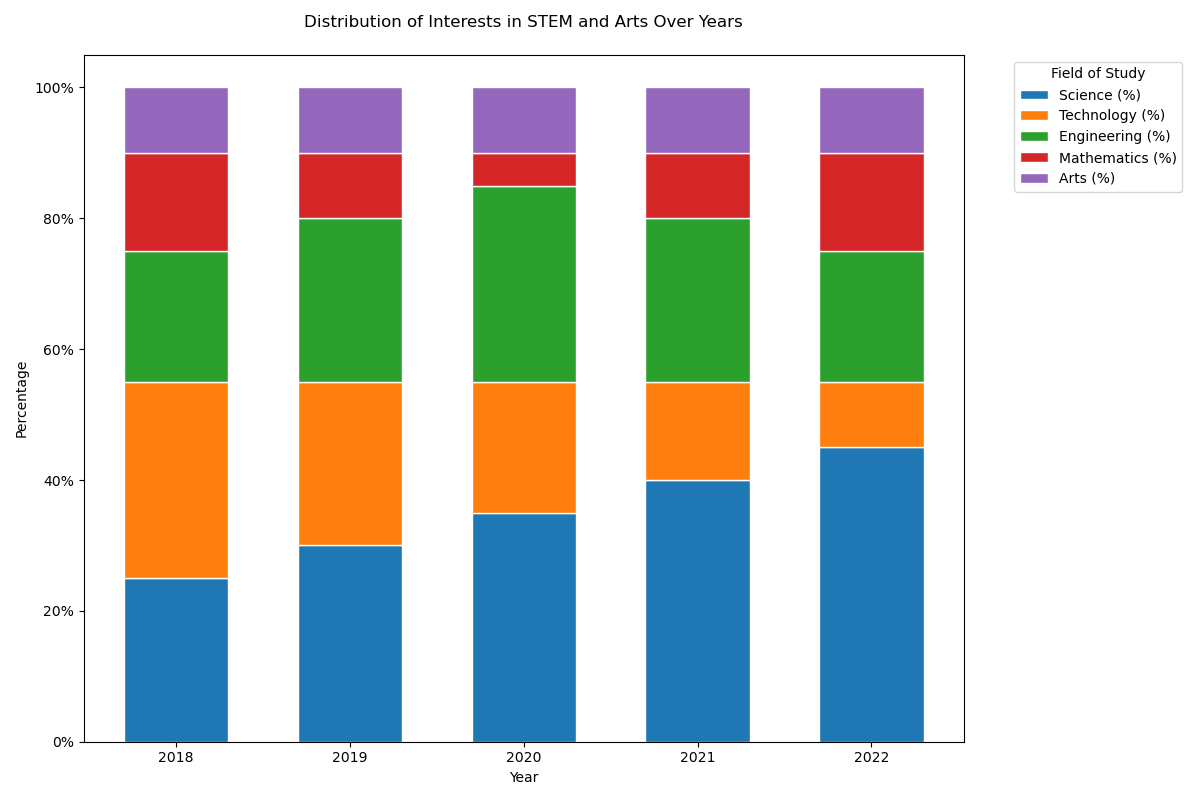

Here is the Python script that generated this plot:

import matplotlib.pyplot as plt
import pandas as pd

# Given data
data = [
    {'Year': 2018, 'Science (%)': 25, 'Technology (%)': 30, 'Engineering (%)': 20, 'Mathematics (%)': 15, 'Arts (%)': 10},
    {'Year': 2019, 'Science (%)': 30, 'Technology (%)': 25, 'Engineering (%)': 25, 'Mathematics (%)': 10, 'Arts (%)': 10},
    {'Year': 2020, 'Science (%)': 35, 'Technology (%)': 20, 'Engineering (%)': 30, 'Mathematics (%)': 5, 'Arts (%)': 10},
    {'Year': 2021, 'Science (%)': 40, 'Technology (%)': 15, 'Engineering (%)': 25, 'Mathematics (%)': 10, 'Arts (%)': 10},
    {'Year': 2022, 'Science (%)': 45, 'Technology (%)': 10, 'Engineering (%)': 20, 'Mathematics (%)': 15, 'Arts (%)': 10}
]

# Convert the dictionary list to a DataFrame
df = pd.DataFrame(data)

# Set the index to 'Year'
df.set_index('Year', inplace=True)

# Calculate the cumulative sum of the percentages to stack them correctly
cumulative_values = df.cumsum(axis=1)

# Create the 100% stacked bar chart using matplotlib
colors = ['#1f77b4', '#ff7f0e', '#2ca02c', '#d62728', '#9467bd']  # Custom color codes
fig, ax = plt.subplots(figsize=(12, 8))  # Change the width and height of the chart

bar_width = 0.6  # Adjust the bar width
for i, col in enumerate(df.columns):
    # We'll plot the bottom values for all but the first column (i.e., index 0)
    bottom_values = cumulative_values.iloc[:, i-1] if i > 0 else None
    ax.bar(
        df.index,
        df[col],
        bottom=bottom_values,
        color=colors[i],
        edgecolor='white',
        label=col,
        width=bar_width
    )

# Add some customizations
ax.set_xticks(df.index)
ax.set_xticklabels(df.index, rotation=0)
ax.set_xlabel('Year')
ax.set_ylabel('Percentage')
ax.set_title('Distribution of Interests in STEM and Arts Over Years', pad=20)
ax.legend(title='Field of Study', bbox_to_anchor=(1.05, 1), loc='upper left')

# Change the y-ticks to percentage
yticks = ax.get_yticks()
ax.set_yticklabels(['{}%'.format(int(y)) for y in yticks])

plt.tight_layout()

# Display the plot
plt.show()
